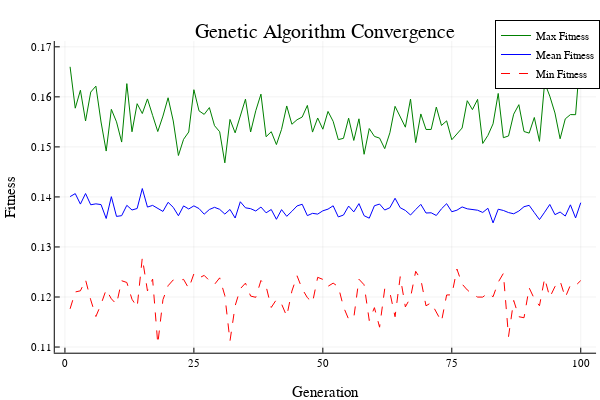
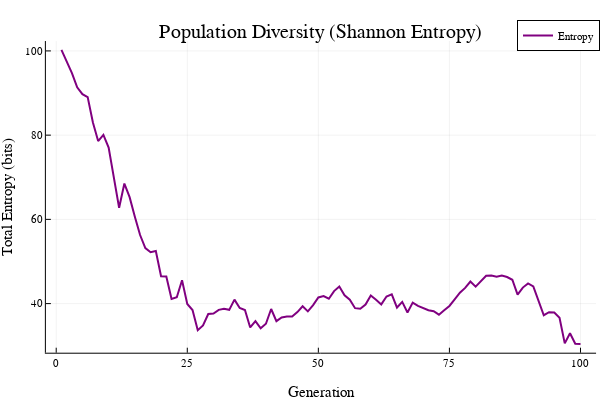
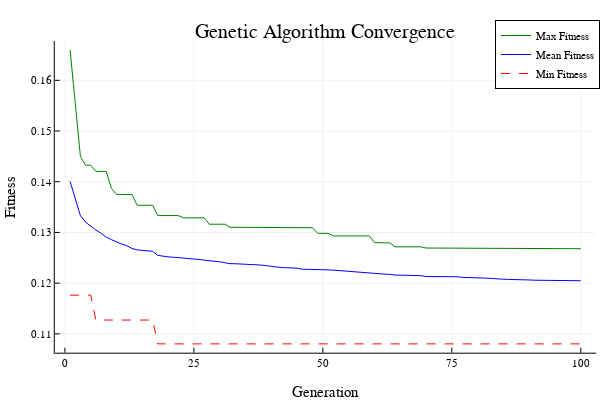
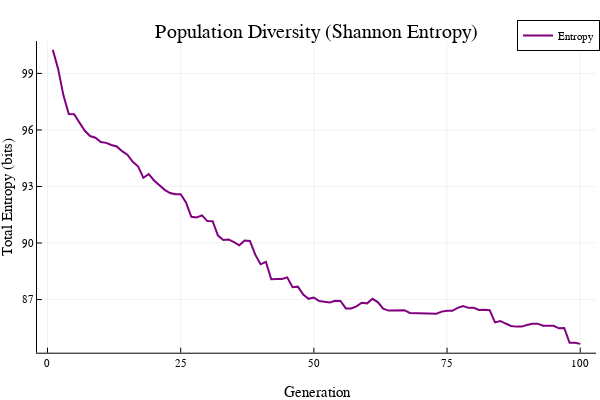

Here is the notebook cell these charts were saved with, in order:
### Markdown cell above
### Create plots

### Code cell
plot_sga_fit = plot_ga_convergence(sga_results)
plot_sga_entropy = plot_ga_entropy(sga_results)

plot_det_crowd_fit = plot_ga_convergence(det_crowding_ga_results)
plot_det_crowd_entropy = plot_ga_entropy(det_crowding_ga_results)

plot_prob_crowd_fit = plot_ga_convergence(prob_crowding_ga_results)
plot_prob_crowd_entropy = plot_ga_entropy(prob_crowding_ga_results)

plot_elite_k_2_fit = plot_ga_convergence(elitism_ga_k_2_results)
plot_elite_k_2_entropy = plot_ga_entropy(elitism_ga_k_2_results)

plot_elite_k_4_fit = plot_ga_convergence(elitism_ga_k_4_results)
plot_elite_k_4_entropy = plot_ga_entropy(elitism_ga_k_4_results)


#### Display plots
display(plot_sga_fit)
display(plot_sga_entropy)

display(plot_det_crowd_fit)
display(plot_det_crowd_entropy)

display(plot_prob_crowd_fit)
display(plot_prob_crowd_entropy)

display(plot_elite_k_2_fit)
display(plot_elite_k_2_entropy)

display(plot_elite_k_4_fit)
display(plot_elite_k_4_entropy)

### Figure 1 — Plotly figure (JSON) as saved in the notebook; plotly's stock layout.template omitted (floating-point values rounded to 4 significant figures)
{"data": [{"colorbar": {"len": 0.8657, "title": "", "x": 0.9934, "y": 0.5087}, "legendgroup": "Max Fitness", "line": {"color": "rgba(0, 128, 0, 1.000)", "dash": "solid", "shape": "linear", "width": 1}, "mode": "lines", "name": "Max Fitness", "showlegend": true, "type": "scatter", "x": [1, 2, 3, 4, 5, 6, 7, 8, 9, 10, 11, 12, 13, 14, 15, 16, 17, 18, 19, 20, 21, 22, 23, 24, 25, 26, 27, 28, 29, 30, 31, 32, 33, 34, 35, 36, 37, 38, 39, 40, 41, 42, 43, 44, 45, 46, 47, 48, 49, 50, 51, 52, 53, 54, 55, 56, 57, 58, 59, 60, 61, 62, 63, 64, 65, 66, 67, 68, 69, 70, 71, 72, 73, 74, 75, 76, 77, 78, 79, 80, 81, 82, 83, 84, 85, 86, 87, 88, 89, 90, 91, 92, 93, 94, 95, 96, 97, 98, 99, 100], "xaxis": "x", "y": [0.166, 0.1577, 0.1613, 0.1552, 0.161, 0.1621, 0.155, 0.1492, 0.1575, 0.155, 0.151, 0.1626, 0.153, 0.1586, 0.1567, 0.1596, 0.1563, 0.1531, 0.1562, 0.1598, 0.1552, 0.1483, 0.1515, 0.153, 0.1614, 0.1572, 0.1565, 0.1579, 0.1542, 0.153, 0.1468, 0.1555, 0.1528, 0.1564, 0.1595, 0.153, 0.1572, 0.1605, 0.152, 0.153, 0.1505, 0.1535, 0.1582, 0.1545, 0.1554, 0.156, 0.1583, 0.153, 0.1558, 0.1535, 0.1571, 0.1551, 0.1514, 0.1517, 0.1557, 0.1513, 0.1556, 0.1485, 0.1537, 0.1521, 0.1518, 0.1496, 0.1528, 0.1581, 0.156, 0.1539, 0.1596, 0.1509, 0.1566, 0.1535, 0.1535, 0.158, 0.1543, 0.1552, 0.1514, 0.1526, 0.1538, 0.1592, 0.1574, 0.1595, 0.1507, 0.1523, 0.1546, 0.1607, 0.1518, 0.1522, 0.1565, 0.1584, 0.1531, 0.1528, 0.1559, 0.1511, 0.1628, 0.1601, 0.1568, 0.1516, 0.1556, 0.1565, 0.1564, 0.1694], "yaxis": "y"}, {"colorbar": {"len": 0.8657, "title": "", "x": 0.9934, "y": 0.5087}, "legendgroup": "Mean Fitness", "line": {"color": "rgba(0, 0, 255, 1.000)", "dash": "solid", "shape": "linear", "width": 1}, "mode": "lines", "name": "Mean Fitness", "showlegend": true, "type": "scatter", "x": [1, 2, 3, 4, 5, 6, 7, 8, 9, 10, 11, 12, 13, 14, 15, 16, 17, 18, 19, 20, 21, 22, 23, 24, 25, 26, 27, 28, 29, 30, 31, 32, 33, 34, 35, 36, 37, 38, 39, 40, 41, 42, 43, 44, 45, 46, 47, 48, 49, 50, 51, 52, 53, 54, 55, 56, 57, 58, 59, 60, 61, 62, 63, 64, 65, 66, 67, 68, 69, 70, 71, 72, 73, 74, 75, 76, 77, 78, 79, 80, 81, 82, 83, 84, 85, 86, 87, 88, 89, 90, 91, 92, 93, 94, 95, 96, 97, 98, 99, 100], "xaxis": "x", "y": [0.1401, 0.1407, 0.1386, 0.1407, 0.1384, 0.1386, 0.1385, 0.1357, 0.1401, 0.1361, 0.1363, 0.1383, 0.1374, 0.1377, 0.1417, 0.138, 0.1383, 0.1377, 0.1371, 0.1389, 0.1379, 0.1362, 0.1382, 0.1376, 0.1382, 0.1377, 0.1366, 0.1375, 0.1379, 0.1375, 0.1366, 0.1375, 0.1358, 0.139, 0.1378, 0.1377, 0.1372, 0.138, 0.1368, 0.1375, 0.1355, 0.1375, 0.1361, 0.1371, 0.1382, 0.1385, 0.1363, 0.1367, 0.1366, 0.1372, 0.1376, 0.1382, 0.136, 0.1364, 0.1382, 0.137, 0.1387, 0.1363, 0.1358, 0.1382, 0.1386, 0.1374, 0.1378, 0.1397, 0.1378, 0.1373, 0.1364, 0.1375, 0.1385, 0.1368, 0.1368, 0.1363, 0.1376, 0.1387, 0.137, 0.1374, 0.138, 0.1376, 0.1374, 0.1373, 0.1369, 0.1377, 0.1348, 0.1375, 0.1373, 0.1369, 0.1366, 0.1372, 0.138, 0.1383, 0.1369, 0.1355, 0.137, 0.1385, 0.1365, 0.137, 0.1362, 0.1384, 0.1358, 0.1388], "yaxis": "y"}, {"colorbar": {"len": 0.8657, "title": "", "x": 0.9934, "y": 0.5087}, "legendgroup": "Min Fitness", "line": {"color": "rgba(255, 0, 0, 1.000)", "dash": "dash", "shape": "linear", "width": 1}, "mode": "lines", "name": "Min Fitness", "showlegend": true, "type": "scatter", "x": [1, 2, 3, 4, 5, 6, 7, 8, 9, 10, 11, 12, 13, 14, 15, 16, 17, 18, 19, 20, 21, 22, 23, 24, 25, 26, 27, 28, 29, 30, 31, 32, 33, 34, 35, 36, 37, 38, 39, 40, 41, 42, 43, 44, 45, 46, 47, 48, 49, 50, 51, 52, 53, 54, 55, 56, 57, 58, 59, 60, 61, 62, 63, 64, 65, 66, 67, 68, 69, 70, 71, 72, 73, 74, 75, 76, 77, 78, 79, 80, 81, 82, 83, 84, 85, 86, 87, 88, 89, 90, 91, 92, 93, 94, 95, 96, 97, 98, 99, 100], "xaxis": "x", "y": [0.1176, 0.121, 0.1212, 0.1234, 0.1194, 0.1161, 0.1186, 0.1215, 0.1196, 0.1186, 0.1233, 0.1229, 0.1196, 0.118, 0.1279, 0.1212, 0.1236, 0.1106, 0.1195, 0.1223, 0.1234, 0.1233, 0.1235, 0.1217, 0.1246, 0.1238, 0.1243, 0.1233, 0.1225, 0.1238, 0.1203, 0.1112, 0.1183, 0.1217, 0.1228, 0.1202, 0.1199, 0.1233, 0.1221, 0.1179, 0.1195, 0.1186, 0.1162, 0.1212, 0.1242, 0.1216, 0.1199, 0.1189, 0.1239, 0.1235, 0.1221, 0.1228, 0.1221, 0.118, 0.1156, 0.1158, 0.1236, 0.1224, 0.1153, 0.1179, 0.114, 0.1216, 0.1209, 0.1161, 0.1241, 0.118, 0.1199, 0.1251, 0.1235, 0.1182, 0.1189, 0.117, 0.1151, 0.1204, 0.1204, 0.1256, 0.1226, 0.1214, 0.1206, 0.12, 0.12, 0.1208, 0.12, 0.123, 0.1247, 0.1121, 0.1193, 0.1161, 0.1159, 0.1218, 0.1196, 0.1183, 0.1238, 0.1199, 0.1221, 0.1232, 0.1199, 0.1224, 0.1223, 0.1233], "yaxis": "y"}], "layout": {"annotations": [{"font": {"color": "rgba(0, 0, 0, 1.000)", "family": "sans-serif", "size": 20}, "rotation": 0, "showarrow": false, "text": "Genetic Algorithm Convergence", "x": 0.5424, "xanchor": "center", "xref": "paper", "y": 1, "yanchor": "top", "yref": "paper"}], "height": 400, "legend": {"bgcolor": "rgba(255, 255, 255, 1.000)", "bordercolor": "rgba(0, 0, 0, 1.000)", "borderwidth": 1, "font": {"color": "rgba(0, 0, 0, 1.000)", "family": "sans-serif", "size": 11}, "title": {"font": {"color": "rgba(0, 0, 0, 1.000)", "family": "sans-serif", "size": 15}, "text": ""}, "tracegroupgap": 0, "traceorder": "normal", "x": 1, "xanchor": "right", "y": 1, "yanchor": "top"}, "margin": {"b": 20, "l": 0, "r": 0, "t": 20}, "paper_bgcolor": "rgba(255, 255, 255, 1.000)", "plot_bgcolor": "rgba(255, 255, 255, 1.000)", "showlegend": true, "width": 600, "xaxis": {"anchor": "y", "domain": [0.09128, 0.9934], "gridcolor": "rgba(0, 0, 0, 0.100)", "gridwidth": 0.5, "linecolor": "rgba(0, 0, 0, 1.000)", "mirror": false, "range": [-1.97, 103.0], "showgrid": true, "showline": true, "showticklabels": true, "tickangle": 0, "tickcolor": "rgb(0, 0, 0)", "tickfont": {"color": "rgba(0, 0, 0, 1.000)", "family": "sans-serif", "size": 11}, "tickmode": "array", "ticks": "inside", "ticktext": ["0", "25", "50", "75", "100"], "tickvals": [0, 25, 50, 75, 100], "title": "Generation", "titlefont": {"color": "rgba(0, 0, 0, 1.000)", "family": "sans-serif", "size": 15}, "type": "-", "visible": true, "zeroline": false, "zerolinecolor": "rgba(0, 0, 0, 1.000)"}, "yaxis": {"anchor": "x", "domain": [0.07581, 0.9415], "gridcolor": "rgba(0, 0, 0, 0.100)", "gridwidth": 0.5, "linecolor": "rgba(0, 0, 0, 1.000)", "mirror": false, "range": [0.1089, 0.1712], "showgrid": true, "showline": true, "showticklabels": true, "tickangle": 0, "tickcolor": "rgb(0, 0, 0)", "tickfont": {"color": "rgba(0, 0, 0, 1.000)", "family": "sans-serif", "size": 11}, "tickmode": "array", "ticks": "inside", "ticktext": ["0.11", "0.12", "0.13", "0.14", "0.15", "0.16", "0.17"], "tickvals": [0.11, 0.12, 0.13, 0.14, 0.15, 0.16, 0.17], "title": "Fitness", "titlefont": {"color": "rgba(0, 0, 0, 1.000)", "family": "sans-serif", "size": 15}, "type": "-", "visible": true, "zeroline": false, "zerolinecolor": "rgba(0, 0, 0, 1.000)"}}}

### Figure 2 — Plotly figure (JSON) as saved in the notebook; plotly's stock layout.template omitted (floating-point values rounded to 4 significant figures)
{"data": [{"colorbar": {"len": 0.8657, "title": "", "x": 0.9934, "y": 0.5087}, "legendgroup": "Entropy", "line": {"color": "rgba(128, 0, 128, 1.000)", "dash": "solid", "shape": "linear", "width": 2}, "mode": "lines", "name": "Entropy", "showlegend": true, "type": "scatter", "x": [1, 2, 3, 4, 5, 6, 7, 8, 9, 10, 11, 12, 13, 14, 15, 16, 17, 18, 19, 20, 21, 22, 23, 24, 25, 26, 27, 28, 29, 30, 31, 32, 33, 34, 35, 36, 37, 38, 39, 40, 41, 42, 43, 44, 45, 46, 47, 48, 49, 50, 51, 52, 53, 54, 55, 56, 57, 58, 59, 60, 61, 62, 63, 64, 65, 66, 67, 68, 69, 70, 71, 72, 73, 74, 75, 76, 77, 78, 79, 80, 81, 82, 83, 84, 85, 86, 87, 88, 89, 90, 91, 92, 93, 94, 95, 96, 97, 98, 99, 100], "xaxis": "x", "y": [100.2, 97.46, 94.73, 91.36, 89.74, 89.04, 83.02, 78.6, 80.07, 77.03, 69.64, 62.75, 68.5, 65.27, 60.6, 56.28, 53.19, 52.2, 52.49, 46.51, 46.46, 41.12, 41.51, 45.56, 39.92, 38.48, 33.69, 34.8, 37.54, 37.64, 38.51, 38.77, 38.51, 40.94, 38.97, 38.49, 34.33, 35.85, 34.13, 35.21, 38.71, 35.83, 36.71, 36.92, 36.92, 37.98, 39.38, 38.16, 39.65, 41.47, 41.8, 41.16, 42.97, 44.06, 41.98, 40.92, 38.91, 38.8, 39.79, 41.94, 40.94, 39.81, 41.69, 42.19, 39.06, 40.4, 37.9, 40.23, 39.44, 38.93, 38.42, 38.18, 37.37, 38.42, 39.44, 41.0, 42.59, 43.73, 45.25, 44.03, 45.31, 46.6, 46.66, 46.37, 46.66, 46.32, 45.66, 42.12, 43.8, 44.8, 44.09, 40.7, 37.24, 37.96, 37.87, 36.64, 30.56, 32.96, 30.46, 30.43], "yaxis": "y"}], "layout": {"annotations": [{"font": {"color": "rgba(0, 0, 0, 1.000)", "family": "sans-serif", "size": 20}, "rotation": 0, "showarrow": false, "text": "Population Diversity (Shannon Entropy)", "x": 0.535, "xanchor": "center", "xref": "paper", "y": 1, "yanchor": "top", "yref": "paper"}], "height": 400, "legend": {"bgcolor": "rgba(255, 255, 255, 1.000)", "bordercolor": "rgba(0, 0, 0, 1.000)", "borderwidth": 1, "font": {"color": "rgba(0, 0, 0, 1.000)", "family": "sans-serif", "size": 11}, "title": {"font": {"color": "rgba(0, 0, 0, 1.000)", "family": "sans-serif", "size": 15}, "text": ""}, "tracegroupgap": 0, "traceorder": "normal", "x": 1, "xanchor": "right", "y": 1, "yanchor": "top"}, "margin": {"b": 20, "l": 0, "r": 0, "t": 20}, "paper_bgcolor": "rgba(255, 255, 255, 1.000)", "plot_bgcolor": "rgba(255, 255, 255, 1.000)", "showlegend": true, "width": 600, "xaxis": {"anchor": "y", "domain": [0.07647, 0.9934], "gridcolor": "rgba(0, 0, 0, 0.100)", "gridwidth": 0.5, "linecolor": "rgba(0, 0, 0, 1.000)", "mirror": false, "range": [-1.97, 103.0], "showgrid": true, "showline": true, "showticklabels": true, "tickangle": 0, "tickcolor": "rgb(0, 0, 0)", "tickfont": {"color": "rgba(0, 0, 0, 1.000)", "family": "sans-serif", "size": 11}, "tickmode": "array", "ticks": "inside", "ticktext": ["0", "25", "50", "75", "100"], "tickvals": [0, 25, 50, 75, 100], "title": "Generation", "titlefont": {"color": "rgba(0, 0, 0, 1.000)", "family": "sans-serif", "size": 15}, "type": "-", "visible": true, "zeroline": false, "zerolinecolor": "rgba(0, 0, 0, 1.000)"}, "yaxis": {"anchor": "x", "domain": [0.07581, 0.9415], "gridcolor": "rgba(0, 0, 0, 0.100)", "gridwidth": 0.5, "linecolor": "rgba(0, 0, 0, 1.000)", "mirror": false, "range": [28.34, 102.3], "showgrid": true, "showline": true, "showticklabels": true, "tickangle": 0, "tickcolor": "rgb(0, 0, 0)", "tickfont": {"color": "rgba(0, 0, 0, 1.000)", "family": "sans-serif", "size": 11}, "tickmode": "array", "ticks": "inside", "ticktext": ["40", "60", "80", "100"], "tickvals": [40, 60, 80, 100], "title": "Total Entropy (bits)", "titlefont": {"color": "rgba(0, 0, 0, 1.000)", "family": "sans-serif", "size": 15}, "type": "-", "visible": true, "zeroline": false, "zerolinecolor": "rgba(0, 0, 0, 1.000)"}}}

### Figure 3 — Plotly figure (JSON) as saved in the notebook; plotly's stock layout.template omitted (floating-point values rounded to 4 significant figures)
{"data": [{"colorbar": {"len": 0.8657, "title": "", "x": 0.9934, "y": 0.5087}, "legendgroup": "Max Fitness", "line": {"color": "rgba(0, 128, 0, 1.000)", "dash": "solid", "shape": "linear", "width": 1}, "mode": "lines", "name": "Max Fitness", "showlegend": true, "type": "scatter", "x": [1, 2, 3, 4, 5, 6, 7, 8, 9, 10, 11, 12, 13, 14, 15, 16, 17, 18, 19, 20, 21, 22, 23, 24, 25, 26, 27, 28, 29, 30, 31, 32, 33, 34, 35, 36, 37, 38, 39, 40, 41, 42, 43, 44, 45, 46, 47, 48, 49, 50, 51, 52, 53, 54, 55, 56, 57, 58, 59, 60, 61, 62, 63, 64, 65, 66, 67, 68, 69, 70, 71, 72, 73, 74, 75, 76, 77, 78, 79, 80, 81, 82, 83, 84, 85, 86, 87, 88, 89, 90, 91, 92, 93, 94, 95, 96, 97, 98, 99, 100], "xaxis": "x", "y": [0.166, 0.1555, 0.145, 0.1433, 0.1433, 0.142, 0.142, 0.142, 0.1387, 0.1375, 0.1375, 0.1375, 0.1375, 0.1354, 0.1354, 0.1354, 0.1354, 0.1333, 0.1333, 0.1333, 0.1333, 0.1333, 0.1329, 0.1329, 0.1329, 0.1329, 0.1329, 0.1316, 0.1316, 0.1316, 0.1316, 0.131, 0.131, 0.131, 0.1309, 0.1309, 0.1309, 0.1309, 0.1309, 0.1309, 0.1309, 0.1309, 0.1309, 0.1309, 0.1309, 0.1309, 0.1309, 0.1309, 0.1298, 0.1298, 0.1298, 0.1293, 0.1293, 0.1293, 0.1293, 0.1293, 0.1293, 0.1293, 0.1293, 0.128, 0.1279, 0.1279, 0.1279, 0.1272, 0.1272, 0.1272, 0.1272, 0.1272, 0.1272, 0.1269, 0.1269, 0.1269, 0.1269, 0.1269, 0.1269, 0.1269, 0.1269, 0.1269, 0.1269, 0.1269, 0.1269, 0.1269, 0.1269, 0.1269, 0.1269, 0.1269, 0.1269, 0.1269, 0.1269, 0.1269, 0.1269, 0.1269, 0.1269, 0.1269, 0.1269, 0.1268, 0.1268, 0.1268, 0.1268, 0.1268], "yaxis": "y"}, {"colorbar": {"len": 0.8657, "title": "", "x": 0.9934, "y": 0.5087}, "legendgroup": "Mean Fitness", "line": {"color": "rgba(0, 0, 255, 1.000)", "dash": "solid", "shape": "linear", "width": 1}, "mode": "lines", "name": "Mean Fitness", "showlegend": true, "type": "scatter", "x": [1, 2, 3, 4, 5, 6, 7, 8, 9, 10, 11, 12, 13, 14, 15, 16, 17, 18, 19, 20, 21, 22, 23, 24, 25, 26, 27, 28, 29, 30, 31, 32, 33, 34, 35, 36, 37, 38, 39, 40, 41, 42, 43, 44, 45, 46, 47, 48, 49, 50, 51, 52, 53, 54, 55, 56, 57, 58, 59, 60, 61, 62, 63, 64, 65, 66, 67, 68, 69, 70, 71, 72, 73, 74, 75, 76, 77, 78, 79, 80, 81, 82, 83, 84, 85, 86, 87, 88, 89, 90, 91, 92, 93, 94, 95, 96, 97, 98, 99, 100], "xaxis": "x", "y": [0.1401, 0.1365, 0.1333, 0.132, 0.1312, 0.1305, 0.1298, 0.1291, 0.1286, 0.1281, 0.1277, 0.1274, 0.1268, 0.1266, 0.1265, 0.1264, 0.1263, 0.1255, 0.1253, 0.1252, 0.1251, 0.125, 0.1249, 0.1248, 0.1248, 0.1247, 0.1245, 0.1245, 0.1244, 0.1242, 0.124, 0.1238, 0.1238, 0.1238, 0.1237, 0.1237, 0.1236, 0.1236, 0.1235, 0.1233, 0.1233, 0.1231, 0.123, 0.123, 0.1229, 0.1228, 0.1228, 0.1227, 0.1227, 0.1227, 0.1226, 0.1226, 0.1225, 0.1224, 0.1224, 0.1223, 0.1221, 0.122, 0.122, 0.122, 0.1219, 0.1218, 0.1217, 0.1216, 0.1216, 0.1216, 0.1215, 0.1215, 0.1215, 0.1213, 0.1213, 0.1213, 0.1213, 0.1213, 0.1213, 0.1213, 0.1211, 0.1211, 0.1211, 0.1211, 0.1211, 0.121, 0.1209, 0.1208, 0.1208, 0.1207, 0.1207, 0.1207, 0.1207, 0.1206, 0.1206, 0.1206, 0.1205, 0.1205, 0.1205, 0.1205, 0.1205, 0.1205, 0.1205, 0.1205], "yaxis": "y"}, {"colorbar": {"len": 0.8657, "title": "", "x": 0.9934, "y": 0.5087}, "legendgroup": "Min Fitness", "line": {"color": "rgba(255, 0, 0, 1.000)", "dash": "dash", "shape": "linear", "width": 1}, "mode": "lines", "name": "Min Fitness", "showlegend": true, "type": "scatter", "x": [1, 2, 3, 4, 5, 6, 7, 8, 9, 10, 11, 12, 13, 14, 15, 16, 17, 18, 19, 20, 21, 22, 23, 24, 25, 26, 27, 28, 29, 30, 31, 32, 33, 34, 35, 36, 37, 38, 39, 40, 41, 42, 43, 44, 45, 46, 47, 48, 49, 50, 51, 52, 53, 54, 55, 56, 57, 58, 59, 60, 61, 62, 63, 64, 65, 66, 67, 68, 69, 70, 71, 72, 73, 74, 75, 76, 77, 78, 79, 80, 81, 82, 83, 84, 85, 86, 87, 88, 89, 90, 91, 92, 93, 94, 95, 96, 97, 98, 99, 100], "xaxis": "x", "y": [0.1176, 0.1176, 0.1176, 0.1176, 0.1176, 0.1127, 0.1127, 0.1127, 0.1127, 0.1127, 0.1127, 0.1127, 0.1127, 0.1127, 0.1127, 0.1127, 0.1127, 0.108, 0.108, 0.108, 0.108, 0.108, 0.108, 0.108, 0.108, 0.108, 0.108, 0.108, 0.108, 0.108, 0.108, 0.108, 0.108, 0.108, 0.108, 0.108, 0.108, 0.108, 0.108, 0.108, 0.108, 0.108, 0.108, 0.108, 0.108, 0.108, 0.108, 0.108, 0.108, 0.108, 0.108, 0.108, 0.108, 0.108, 0.108, 0.108, 0.108, 0.108, 0.108, 0.108, 0.108, 0.108, 0.108, 0.108, 0.108, 0.108, 0.108, 0.108, 0.108, 0.108, 0.108, 0.108, 0.108, 0.108, 0.108, 0.108, 0.108, 0.108, 0.108, 0.108, 0.108, 0.108, 0.108, 0.108, 0.108, 0.108, 0.108, 0.108, 0.108, 0.108, 0.108, 0.108, 0.108, 0.108, 0.108, 0.108, 0.108, 0.108, 0.108, 0.108], "yaxis": "y"}], "layout": {"annotations": [{"font": {"color": "rgba(0, 0, 0, 1.000)", "family": "sans-serif", "size": 20}, "rotation": 0, "showarrow": false, "text": "Genetic Algorithm Convergence", "x": 0.5424, "xanchor": "center", "xref": "paper", "y": 1, "yanchor": "top", "yref": "paper"}], "height": 400, "legend": {"bgcolor": "rgba(255, 255, 255, 1.000)", "bordercolor": "rgba(0, 0, 0, 1.000)", "borderwidth": 1, "font": {"color": "rgba(0, 0, 0, 1.000)", "family": "sans-serif", "size": 11}, "title": {"font": {"color": "rgba(0, 0, 0, 1.000)", "family": "sans-serif", "size": 15}, "text": ""}, "tracegroupgap": 0, "traceorder": "normal", "x": 1, "xanchor": "right", "y": 1, "yanchor": "top"}, "margin": {"b": 20, "l": 0, "r": 0, "t": 20}, "paper_bgcolor": "rgba(255, 255, 255, 1.000)", "plot_bgcolor": "rgba(255, 255, 255, 1.000)", "showlegend": true, "width": 600, "xaxis": {"anchor": "y", "domain": [0.09128, 0.9934], "gridcolor": "rgba(0, 0, 0, 0.100)", "gridwidth": 0.5, "linecolor": "rgba(0, 0, 0, 1.000)", "mirror": false, "range": [-1.97, 103.0], "showgrid": true, "showline": true, "showticklabels": true, "tickangle": 0, "tickcolor": "rgb(0, 0, 0)", "tickfont": {"color": "rgba(0, 0, 0, 1.000)", "family": "sans-serif", "size": 11}, "tickmode": "array", "ticks": "inside", "ticktext": ["0", "25", "50", "75", "100"], "tickvals": [0, 25, 50, 75, 100], "title": "Generation", "titlefont": {"color": "rgba(0, 0, 0, 1.000)", "family": "sans-serif", "size": 15}, "type": "-", "visible": true, "zeroline": false, "zerolinecolor": "rgba(0, 0, 0, 1.000)"}, "yaxis": {"anchor": "x", "domain": [0.07581, 0.9415], "gridcolor": "rgba(0, 0, 0, 0.100)", "gridwidth": 0.5, "linecolor": "rgba(0, 0, 0, 1.000)", "mirror": false, "range": [0.1063, 0.1677], "showgrid": true, "showline": true, "showticklabels": true, "tickangle": 0, "tickcolor": "rgb(0, 0, 0)", "tickfont": {"color": "rgba(0, 0, 0, 1.000)", "family": "sans-serif", "size": 11}, "tickmode": "array", "ticks": "inside", "ticktext": ["0.11", "0.12", "0.13", "0.14", "0.15", "0.16"], "tickvals": [0.11, 0.12, 0.13, 0.14, 0.15, 0.16], "title": "Fitness", "titlefont": {"color": "rgba(0, 0, 0, 1.000)", "family": "sans-serif", "size": 15}, "type": "-", "visible": true, "zeroline": false, "zerolinecolor": "rgba(0, 0, 0, 1.000)"}}}

### Figure 4 — Plotly figure (JSON) as saved in the notebook; plotly's stock layout.template omitted (floating-point values rounded to 4 significant figures)
{"data": [{"colorbar": {"len": 0.8657, "title": "", "x": 0.9934, "y": 0.5087}, "legendgroup": "Entropy", "line": {"color": "rgba(128, 0, 128, 1.000)", "dash": "solid", "shape": "linear", "width": 2}, "mode": "lines", "name": "Entropy", "showlegend": true, "type": "scatter", "x": [1, 2, 3, 4, 5, 6, 7, 8, 9, 10, 11, 12, 13, 14, 15, 16, 17, 18, 19, 20, 21, 22, 23, 24, 25, 26, 27, 28, 29, 30, 31, 32, 33, 34, 35, 36, 37, 38, 39, 40, 41, 42, 43, 44, 45, 46, 47, 48, 49, 50, 51, 52, 53, 54, 55, 56, 57, 58, 59, 60, 61, 62, 63, 64, 65, 66, 67, 68, 69, 70, 71, 72, 73, 74, 75, 76, 77, 78, 79, 80, 81, 82, 83, 84, 85, 86, 87, 88, 89, 90, 91, 92, 93, 94, 95, 96, 97, 98, 99, 100], "xaxis": "x", "y": [100.2, 99.24, 97.82, 96.84, 96.84, 96.42, 95.95, 95.68, 95.59, 95.36, 95.32, 95.2, 95.12, 94.88, 94.69, 94.31, 94.07, 93.46, 93.65, 93.32, 93.08, 92.82, 92.65, 92.59, 92.59, 92.15, 91.39, 91.36, 91.47, 91.16, 91.16, 90.39, 90.16, 90.19, 90.04, 89.88, 90.14, 90.11, 89.38, 88.87, 89.0, 88.08, 88.09, 88.09, 88.18, 87.66, 87.69, 87.26, 87.04, 87.1, 86.92, 86.88, 86.85, 86.93, 86.93, 86.53, 86.53, 86.64, 86.83, 86.8, 87.04, 86.87, 86.51, 86.41, 86.41, 86.4, 86.43, 86.29, 86.29, 86.25, 86.25, 86.25, 86.25, 86.36, 86.4, 86.4, 86.56, 86.65, 86.56, 86.56, 86.45, 86.46, 86.44, 85.79, 85.86, 85.73, 85.6, 85.56, 85.56, 85.65, 85.72, 85.72, 85.61, 85.61, 85.61, 85.47, 85.49, 84.71, 84.71, 84.65], "yaxis": "y"}], "layout": {"annotations": [{"font": {"color": "rgba(0, 0, 0, 1.000)", "family": "sans-serif", "size": 20}, "rotation": 0, "showarrow": false, "text": "Population Diversity (Shannon Entropy)", "x": 0.5275, "xanchor": "center", "xref": "paper", "y": 1, "yanchor": "top", "yref": "paper"}], "height": 400, "legend": {"bgcolor": "rgba(255, 255, 255, 1.000)", "bordercolor": "rgba(0, 0, 0, 1.000)", "borderwidth": 1, "font": {"color": "rgba(0, 0, 0, 1.000)", "family": "sans-serif", "size": 11}, "title": {"font": {"color": "rgba(0, 0, 0, 1.000)", "family": "sans-serif", "size": 15}, "text": ""}, "tracegroupgap": 0, "traceorder": "normal", "x": 1, "xanchor": "right", "y": 1, "yanchor": "top"}, "margin": {"b": 20, "l": 0, "r": 0, "t": 20}, "paper_bgcolor": "rgba(255, 255, 255, 1.000)", "plot_bgcolor": "rgba(255, 255, 255, 1.000)", "showlegend": true, "width": 600, "xaxis": {"anchor": "y", "domain": [0.06165, 0.9934], "gridcolor": "rgba(0, 0, 0, 0.100)", "gridwidth": 0.5, "linecolor": "rgba(0, 0, 0, 1.000)", "mirror": false, "range": [-1.97, 103.0], "showgrid": true, "showline": true, "showticklabels": true, "tickangle": 0, "tickcolor": "rgb(0, 0, 0)", "tickfont": {"color": "rgba(0, 0, 0, 1.000)", "family": "sans-serif", "size": 11}, "tickmode": "array", "ticks": "inside", "ticktext": ["0", "25", "50", "75", "100"], "tickvals": [0, 25, 50, 75, 100], "title": "Generation", "titlefont": {"color": "rgba(0, 0, 0, 1.000)", "family": "sans-serif", "size": 15}, "type": "-", "visible": true, "zeroline": false, "zerolinecolor": "rgba(0, 0, 0, 1.000)"}, "yaxis": {"anchor": "x", "domain": [0.07581, 0.9415], "gridcolor": "rgba(0, 0, 0, 0.100)", "gridwidth": 0.5, "linecolor": "rgba(0, 0, 0, 1.000)", "mirror": false, "range": [84.18, 100.7], "showgrid": true, "showline": true, "showticklabels": true, "tickangle": 0, "tickcolor": "rgb(0, 0, 0)", "tickfont": {"color": "rgba(0, 0, 0, 1.000)", "family": "sans-serif", "size": 11}, "tickmode": "array", "ticks": "inside", "ticktext": ["87", "90", "93", "96", "99"], "tickvals": [87, 90, 93, 96, 99], "title": "Total Entropy (bits)", "titlefont": {"color": "rgba(0, 0, 0, 1.000)", "family": "sans-serif", "size": 15}, "type": "-", "visible": true, "zeroline": false, "zerolinecolor": "rgba(0, 0, 0, 1.000)"}}}
